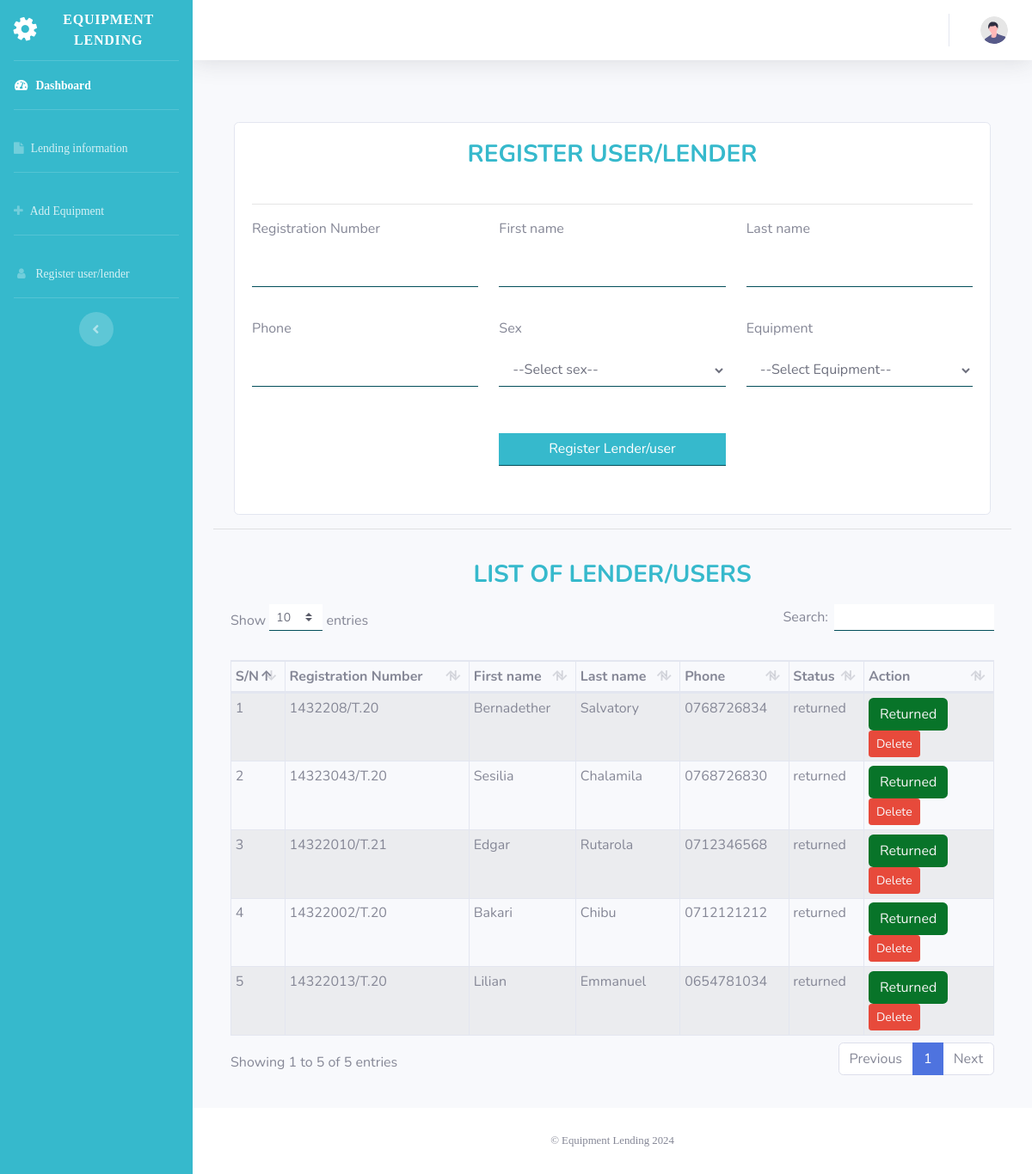
Screenshot of /user-dashboard/user_form.php (signed in) with the database file from the repository.
### tables this page shows
CREATE TABLE `lender` (
  `lender_id` int(15) NOT NULL,
  `registration_number` varchar(50) NOT NULL,
  `status` varchar(10) NOT NULL DEFAULT 'take',
  `user` int(15) NOT NULL
);

CREATE TABLE `tbl_user` (
  `user_id` int(15) NOT NULL,
  `firstname` varchar(25) NOT NULL,
  `lastname` varchar(25) NOT NULL,
  `phone` varchar(25) NOT NULL,
  `sex` char(1) NOT NULL,
  `role` varchar(10) NOT NULL DEFAULT 'student',
  `username` varchar(10) NOT NULL DEFAULT 'mzumbe',
  `password` varchar(120) NOT NULL
);

### user-dashboard/user_form.php (the view, shortened to what this page needs)
<?php include('includes/sidebar.php')?>
<?php
    $query_user = mysqli_query($conn, "SELECT * FROM lender, tbl_user WHERE lender.user = tbl_user.user_id ORDER BY status");
?>
<!DOCTYPE html>
<html>
<head>
</head>
<body>
    <div class="container">
        <div class="row justify-content-center">
            <div class="col-md-5 col-xl-12 col-sm-12 mt-5">
                <div class="card">
                    <div class="card-body">
                        <div class="row justify-content-center">
                            <div class="form-group col-md-6">
                                <h3 class="text-info"style="font-weight: bold; text-align: center">REGISTER USER/LENDER</h3>
                            </div>
                        </div>
                        <hr>
                        <form action="user.php" method="POST">
                            <div class="row justify-content-center">
                                <div class="form-group col-md-4">
                                    <label>Registration Number</label>
                                    <input type="text" name="registration_number" class="form-control">
                                </div>
                                <div class="form-group col-md-4">
                                    <label>First name</label>
                                    <input type="text" name="firstname" class="form-control">
                                </div>
                                <div class="form-group col-md-4">
                                    <label>Last name</label>
                                    <input type="text" name="lastname" class="form-control">
                                </div>
                                <div class="form-group col-md-4">
                                    <label>Phone</label>
                                    <input type="text" name="phone" class="form-control">
                                </div>
                                <div class="form-group col-md-4">
                                    <label>Sex</label>
                                    <select name="sex" class="form-control">
                                        <option value="">--Select sex--</option>
                                    </select>
                                </div>
                                <div class="form-group col-md-4">
                                    <label>Equipment</label>
                                    <select name="equipment" class="form-control">
                                        <option value="">--Select Equipment--</option>
                                    </select>
                                </div>
                            </div>
                            <div class="row justify-content-center">
                                <div class="form-group col-md-4 mt-2">
                                    <input type="submit" name="register" value="Register Lender/user" class="btn btn-info bt-block form-control">
                                </div>
                            </div>
                        </form>
                    </div>
                </div>
            </div>
        </div>
    </div>
    <hr>
    <div class="card-body">
        <div class="table">
            <h3 class="text-info"style="font-weight: bold; text-align: center">LIST OF LENDER/USERS</h3>
            <table width="100%" class="table table-striped table-sm table-bordered" id="dataTable">
                <thead style="">
                    <tr>
                        <th>S/N</th>
                        <th>Registration Number</th>
                        <th>First name</th>
                        <th>Last name</th>
                        <th>Phone</th>
                        <th>Status</th>
                        <th width="17%">Action</th>
                    </tr>
                </thead>
                <tbody>
                     <?php
                        $sn = 1; while($fetch_user=mysqli_fetch_array($query_user)) {?>
                        <tr>
                            <td><?php echo $sn++ ?></td>
                            <td><?php echo $fetch_user['registration_number'] ?></td>
                            <td><?php echo $fetch_user['firstname'] ?></td>
                            <td><?php echo $fetch_user['lastname'] ?></td>
                            <td><?php echo $fetch_user['phone'] ?></td>
                            <td><?php echo $fetch_user['status'] ?></td>
                            <td>
                                <?php if($fetch_user['status'] == "take"): ?>
                                    <form action="user.php" method="post">
                                        <input hidden type="number" name="lender" value="<?php echo $fetch_user['lender_id'] ?>">
                                        <input hidden type="number" name="equipment" value="<?php echo $fetch_user['equipment'] ?>">
                                        <button type="submit" name="return" class="btn vms-btn bg-info">Return</button>
                                    </form>
                                <?php else: ?>
                                       <button type="submit" name="edit" class="btn vms-btn bg-success">Returned</button>
                                       <a href="delete_user.php?delete_id=<?php echo $fetch_user['lender_id']?>"><button class="btn btn-danger text-light btn-sm text-light">Delete</button></a>
                                <?php endif ?>
                            </td>
                        </tr>
                    <?php } ?>
                </tbody>
            </table>
        </div>
    </div>
    <?php include("includes/footer.php")?>
</body>
</html>

### user-dashboard/includes/sidebar.php (style rules this page uses)
.vms-btn { background-color: #024e5a; color: whitesmoke; transition: ease-in 0.4s all; }
.form-control { border: none; border-radius: 0px; margin-top: 10px; margin-bottom: 20px; border-bottom: 1px solid #024e5a; }

### rows the page displays
lender: registration_number "1432208/T.20", user.firstname "Bernadether", user.lastname "Salvatory", user.phone "0768726834", status "returned"
lender: registration_number "14323043/T.20", user.firstname "Sesilia", user.lastname "Chalamila", user.phone "0768726830", status "returned"
lender: registration_number "14322010/T.21", user.firstname "Edgar", user.lastname "Rutarola", user.phone "0712346568", status "returned"
lender: registration_number "14322002/T.20", user.firstname "Bakari", user.lastname "Chibu", user.phone "0712121212", status "returned"
lender: registration_number "14322013/T.20", user.firstname "Lilian", user.lastname "Emmanuel", user.phone "0654781034", status "returned"
